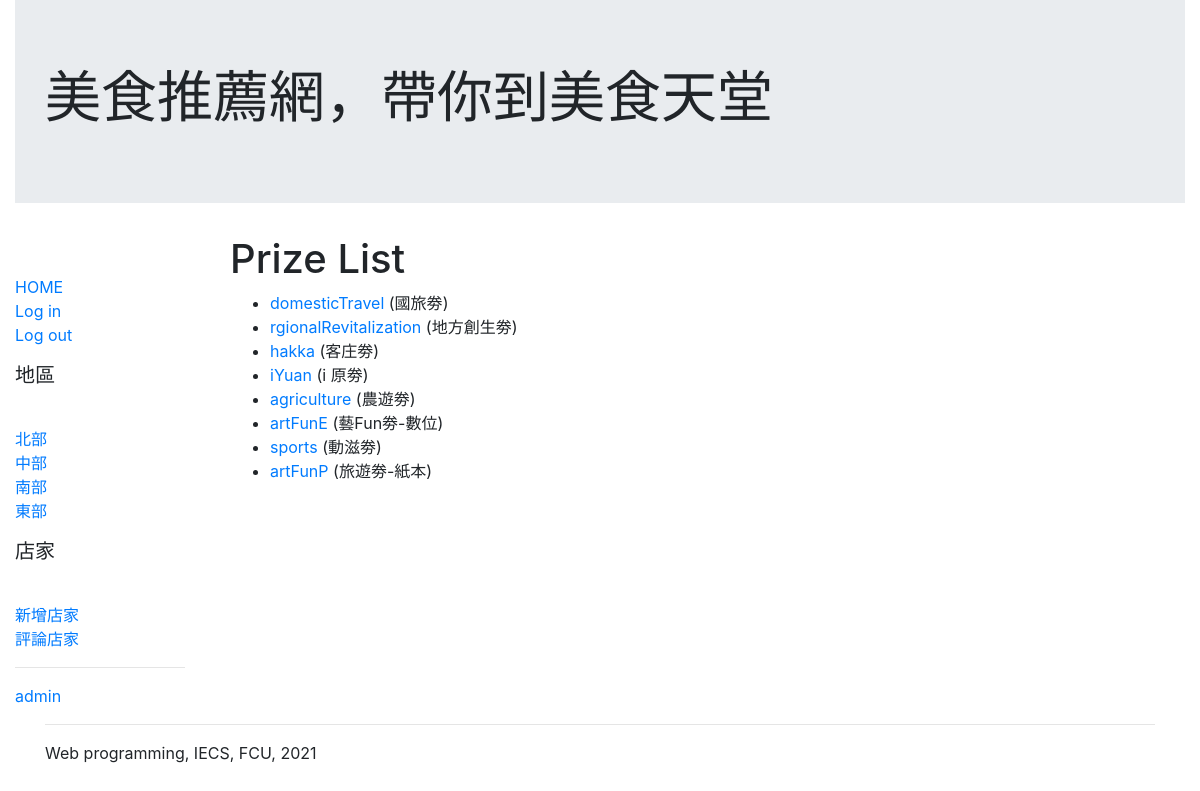
The app's page /bonus/prizes/ with its own data.
### bonus/models.py (models this page shows, shortened)
class Prize(models.Model):
    pid = models.CharField(max_length=25)
    cname = models.CharField(max_length=20)
    amount = models.IntegerField()
    desc = models.TextField(null=True, blank=True)
    img = models.ImageField(upload_to="images/", null=True, blank=True)
    def get_url(self):
        return reverse('prize-detail', args=[str(self.id)])
    class Meta:
        ordering = ['-amount']

### bonus/views.py (the view)
# urls.py: path('prizes/', views.PrizeListView.as_view()),
class PrizeListView(ListView):
    model=Prize

### bonus/templates/bonus/prize_list.html
{% extends "base.html" %}
{% block  content %}
    <h1>Prize List</h1>
    {% if prize_list %}
      <ul>
        {% for prize in prize_list %}
        <li>
          <a href="{{ prize.get_url }}"> {{ prize.pid }}</a> ({{prize.cname}})
        </li>
        {% endfor %}
      </ul>
    {% else %}
      <p>There are no prize.</p>
    {% endif %}
{% endblock %}

### records on screen
Prize: pid "domesticTravel", cname "國旅劵"
Prize: pid "rgionalRevitalization", cname "地方創生劵"
Prize: pid "hakka", cname "客庄劵"
Prize: pid "iYuan", cname "i 原劵"
Prize: pid "agriculture", cname "農遊劵"
Prize: pid "artFunE", cname "藝Fun劵-數位"
Prize: pid "sports", cname "動滋劵"
Prize: pid "artFunP", cname "旅遊劵-紙本"
